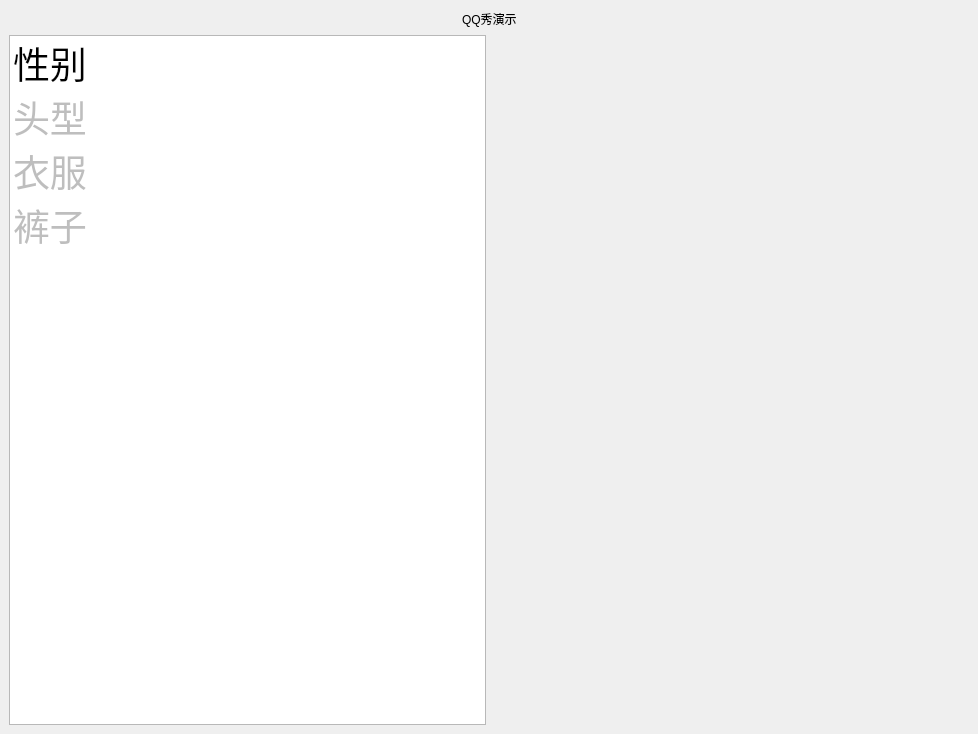
<?xml version="1.0" encoding="UTF-8"?>
<ui version="4.0">
 <class>MainWindow</class>
 <widget class="QMainWindow" name="MainWindow">
  <property name="geometry">
   <rect>
    <x>0</x>
    <y>0</y>
    <width>978</width>
    <height>734</height>
   </rect>
  </property>
  <property name="windowTitle">
   <string>微信公众号：学点编程吧--QQ秀</string>
  </property>
  <widget class="QWidget" name="centralWidget">
   <layout class="QVBoxLayout" name="verticalLayout">
    <item>
     <layout class="QHBoxLayout" name="horizontalLayout">
      <item>
       <spacer name="horizontalSpacer">
        <property name="orientation">
         <enum>Qt::Horizontal</enum>
        </property>
        <property name="sizeHint" stdset="0">
         <size>
          <width>40</width>
          <height>20</height>
         </size>
        </property>
       </spacer>
      </item>
      <item>
       <widget class="QLabel" name="label">
        <property name="styleSheet">
         <string notr="true">font: 28pt &quot;黑体&quot;;</string>
        </property>
        <property name="text">
         <string>QQ秀演示</string>
        </property>
       </widget>
      </item>
      <item>
       <spacer name="horizontalSpacer_2">
        <property name="orientation">
         <enum>Qt::Horizontal</enum>
        </property>
        <property name="sizeHint" stdset="0">
         <size>
          <width>40</width>
          <height>20</height>
         </size>
        </property>
       </spacer>
      </item>
     </layout>
    </item>
    <item>
     <layout class="QHBoxLayout" name="horizontalLayout_2">
      <item>
       <widget class="QListWidget" name="listWidget">
        <item>
         <property name="text">
          <string>性别</string>
         </property>
         <property name="font">
          <font>
           <family>微软雅黑</family>
           <pointsize>28</pointsize>
          </font>
         </property>
        </item>
        <item>
         <property name="text">
          <string>头型</string>
         </property>
         <property name="font">
          <font>
           <family>微软雅黑</family>
           <pointsize>28</pointsize>
          </font>
         </property>
         <property name="flags">
          <set>ItemIsSelectable|ItemIsDragEnabled|ItemIsUserCheckable</set>
         </property>
        </item>
        <item>
         <property name="text">
          <string>衣服</string>
         </property>
         <property name="font">
          <font>
           <family>微软雅黑</family>
           <pointsize>28</pointsize>
          </font>
         </property>
         <property name="flags">
          <set>ItemIsSelectable|ItemIsDragEnabled|ItemIsUserCheckable</set>
         </property>
        </item>
        <item>
         <property name="text">
          <string>裤子</string>
         </property>
         <property name="font">
          <font>
           <family>微软雅黑</family>
           <pointsize>28</pointsize>
          </font>
         </property>
         <property name="flags">
          <set>ItemIsSelectable|ItemIsDragEnabled|ItemIsUserCheckable</set>
         </property>
        </item>
       </widget>
      </item>
      <item>
       <widget class="QStackedWidget" name="stackedWidget"/>
      </item>
     </layout>
    </item>
   </layout>
  </widget>
 </widget>
 <resources/>
 <connections/>
</ui>
